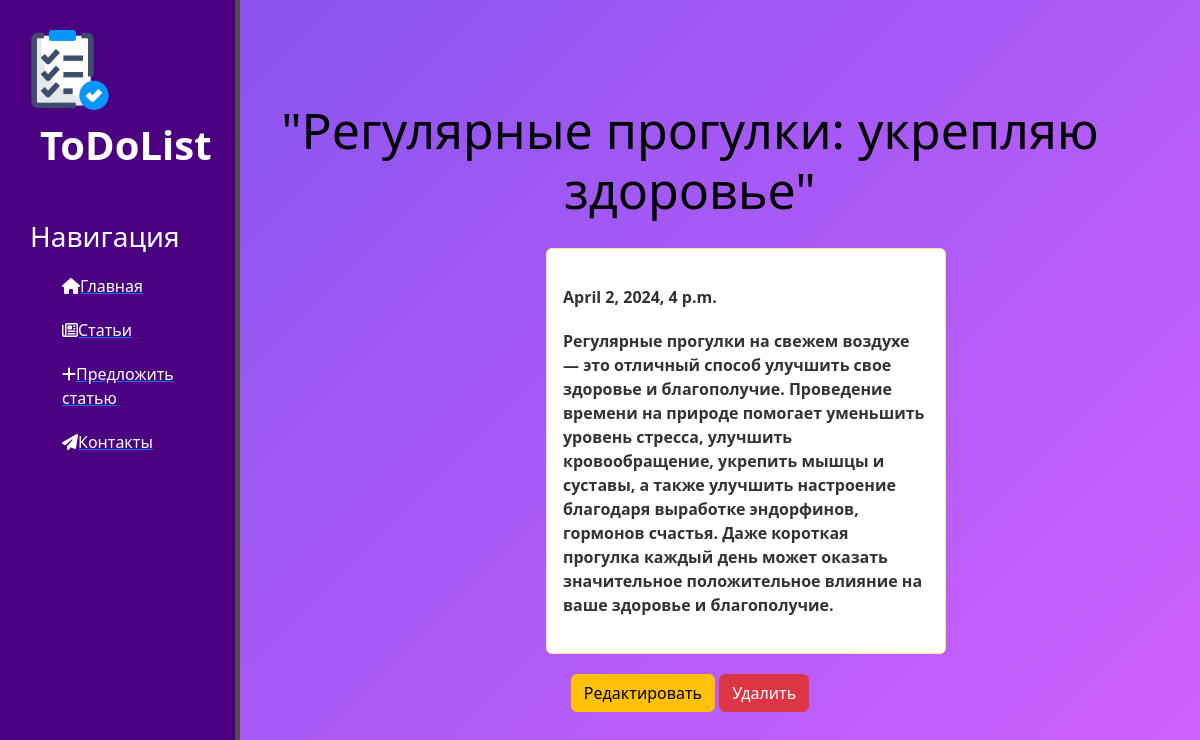
The app's page /news/13 with its own data.
### news/models.py (models this page shows, shortened)
class Articles(models.Model):
    title = models.CharField('Заголовок', max_length = 50)
    anons = models.CharField('Анонс', max_length = 250)
    full_text = models.TextField('Статья')
    date = models.DateTimeField('Дата публикации')
    class Meta:
        verbose_name = 'Новость'
        verbose_name_plural = 'Новости'

### news/views.py (the view)
# urls.py: path('<int:pk>', views.NewsDetailView.as_view(), name='news-detail'),
class NewsDetailView(DetailView):
    model = Articles
    template_name = 'news/details_view.html'
    context_object_name = 'article'

### news/templates/news/details_view.html (shortened to what this page needs)
{% extends 'main/layout.html' %}
{% block content %}
    <div class="features">
        <h1>{{ article.title }}</h1>
        <div class="alert alert-warning">
            <p>{{ article.date }}</p>
            <p>{{ article.full_text }}</p>
        </div>
        <a href="{% url 'news-update' article.id %}" class="btn btn-warning">Редактировать</a>
        <a href="{% url 'news-delete' article.id %}" class="btn btn-danger">Удалить</a>
    </div>
{% endblock %}

### main/static/main/css/main.css (style rules this page uses)
*, *:before, *:after { padding: 0; margin: 0; box-sizing: border-box; }
body { height: 100vh; background: linear-gradient( 135deg, #8052ec, #d161ff ); }
main .features { float: left; color: black; margin-top: 100px; text-align: center; width: 75%; }
main .features h1 { font-size: 50px; }
main .features p { max-width: 400px; margin: 20px auto; font-weight: bold; color: #333; }
.alert-warning { background-color: white; color: black; float: left; clear: both; width: 400px; margin: 20px 34%; text-align: left; }

### records on screen
Articles: title "\"Регулярные прогулки: укрепляю здоровье\"", date "April 2, 2024, 4 p.m.", full_text "Регулярные прогулки на свежем воздухе — это отличный способ улучшить свое здоровье и благополучие. Проведение времени на природе помогает уменьшить уровень стресса, улучшить кровообращение, укрепить мышцы и суставы, а также улучшить настроение благодаря выработке эндорфинов, гормонов счастья. Даже короткая прогулка каждый день может оказать значительное положительное влияние на ваше здоровье и благополучие."
